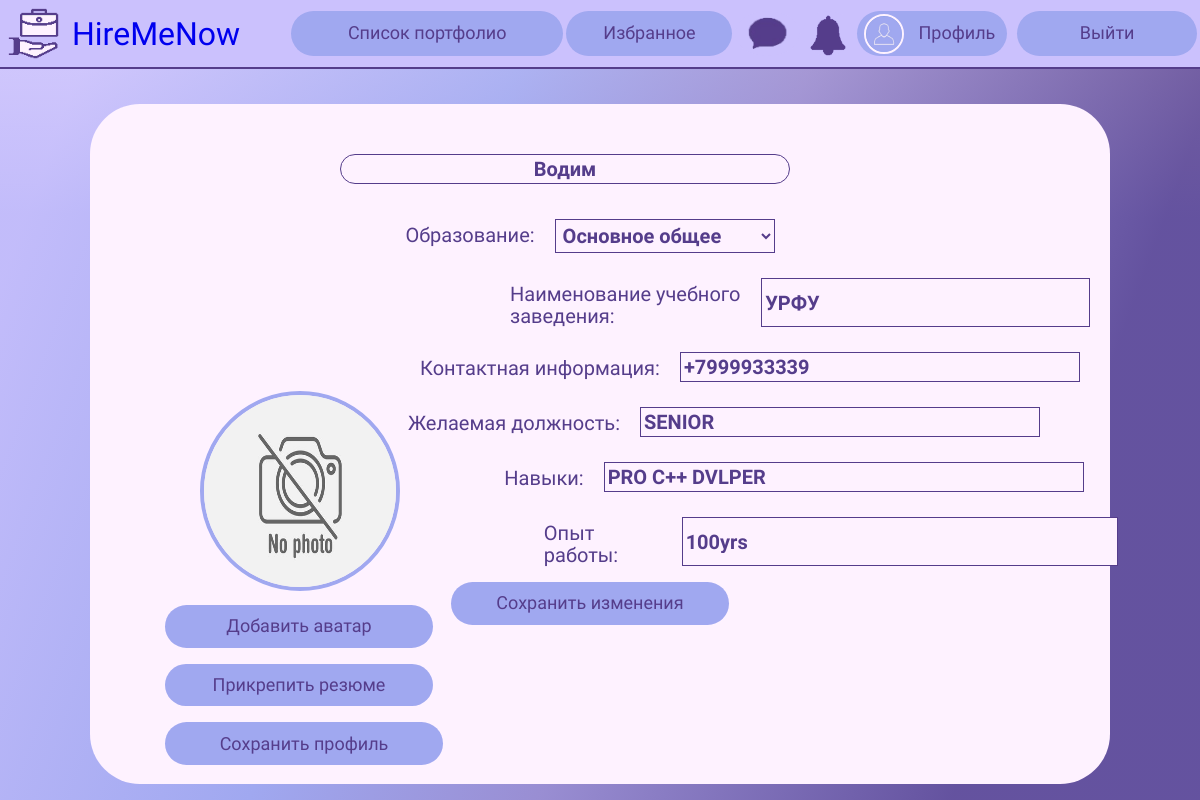
The app's page /edit-profile/ (signed in) with its own data.
### mainApp/models.py (models this page shows, shortened)
class userProfile(models.Model):
    user = models.OneToOneField(User, null=True, on_delete=models.CASCADE)
    resume = models.FileField(upload_to='files/', validators=[FileExtensionValidator(allowed_extensions=['pdf'])], blank=True)
    avatar = models.ImageField(upload_to='images/', default='../static/img/profile.png', validators=[FileExtensionValidator(allowed_extensions=['png', 'jpg', 'jpeg'])], blank=True)
    fullName = models.CharField(max_length=100, blank=False, default='похоже, тут ничего нет...')
    education = models.CharField(max_length=100, blank=False, default='похоже, тут ничего нет...')
    edu_base = models.CharField(max_length=100, blank=False, default='похоже, тут ничего нет...')
    contacts = models.CharField(max_length=250, blank=False, default='похоже, тут ничего нет...')
    level = models.CharField(max_length=100, blank=False, default='похоже, тут ничего нет...')
    chars = models.CharField(max_length=150, blank=False, default='похоже, тут ничего нет...')
    exp = models.CharField(max_length=200, blank=False, default='похоже, тут ничего нет...')

### mainApp/views.py (the view, shortened to what this page needs)
# urls.py: path('edit-profile/', views.edit_profile, name='edit-profile'),
def edit_profile(request):
    user_profile = userProfile.objects.get(user=request.user)
    if request.method == 'POST' and 'text-data' in request.POST:
        cho = request.POST.get('edu-base')
        school = request.POST.get('school-inputs')
        contacts = request.POST.get('contacts-input')
        role = request.POST.get('role-input')
        skills = request.POST.get('skills-input')
        exp = request.POST.get('exp-input')
        user_profile.fullName = request.POST.get('user-name')
        user_profile.education = cho
        user_profile.edu_base = school
        user_profile.contacts = contacts
        user_profile.level = role
        user_profile.chars = skills
        user_profile.exp = exp
        user_profile.save()
        return redirect('edit-profile')
    else:
        return render(request, 'edit-profile.html', {'user_profile': user_profile})

### templates/edit-profile.html (shortened to what this page needs)
{% load static %}
<!DOCTYPE html>
<html lang="ru" dir="ltr">
  <head>
    <link rel="stylesheet" href="{% static 'css/edit-profile.css' %}">
    <link rel="stylesheet" href="{% static 'css/no_underline.css' %}"
  </head>
  <body>
    <div id="nav-bar">
		<a href="{% url 'home' %}" id="header">
			<img id="main-logo" src="{% static 'img/logo.png' %}" alt="logo">
			<h1 id="name">HireMeNow</h1>
		</a>
		<div id="buttons">
			<button class="btn" id="portfolio-list">Список портфолио</button>
			<button class="btn" id="favorite">Избранное</button>
			<a href="{% url 'chat_template' %}" id="chat">
			<img src="{% static 'img/chat.png' %}" width="65px" alt="chat">
			</a>
			<button id="notice">
			<img src="{% static 'img/notice.png' %}" width="50px" alt="notice">
			</button>
			<div id="enter">
				<a href="{% url 'profile' request.user.username %}" class="btn" id="profile"><img id="profile-picture" src="{% static 'img/profile.png' %}" width="40px">Профиль</a>
				<a href="{% url 'logout' %}" class="btn" id="logout">Выйти</a>
			</div>
		</div>
	</div>
	<div class="hero">
		<form class="info" method="POST">
			<input name="user-name" id="user-name" type="text" value="{{ user_profile.fullName }}" placeholder="Введите фио">
			<div id="education">
				<h5 class="info-labels">Образование:</h5>
				<select name='edu-base' id="edu-select">
					<option value="Основное общее">Основное общее</option>
				</select>
			</div>
			<div id="school-name">
				<h5>Наименование учебного заведения:</h5>
				<input name="school-inputs" class="info-inputs" id="school-input" type="text" value="{{ user_profile.edu_base }}">
			</div>
			<div id="contacts">
				<h5>Контактная информация:</h5>
				<input name="contacts-input" class="info-inputs" id="contacts-input" type="text" value="{{ user_profile.contacts }}">
			</div>
			<div id="fav-role">
				<h5>Желаемая должность:</h5>
				<input name="role-input" class="info-inputs" id="role-input" type="text" value="{{ user_profile.level }}">
			</div>
			<div id="skills">
				<h5>Навыки:</h5>
				<input name="skills-input" class="info-inputs" id="skills-input" type="text" value="{{ user_profile.chars }}">
			</div>
			<div id="exp">
				<h5>Опыт работы:</h5>
				<input name="exp-input" class="info-inputs" id="exp-input" type="text" value="{{ user_profile.exp }}">
			</div>
            <div>
                <button id="edit-profile" class="avatar-header-btn" type="submit" name="text-data">Сохранить изменения</button>
            </div>
		</form>
		<div class="avatar-header">
			<img class="avatar" src="{{ user_profile.avatar.url }}">
			<div class="btn-wrap">
				<form method="POST" enctype="multipart/form-data">
					<label for="avatar-input" id="avatar-btn">Добавить аватар</label>
					<label for="resume-input" id="resume-btn">Прикрепить резюме</label>
                    <button class="avatar-header-btn" id="edit-profile" type="submit" name="image-data">Сохранить профиль</button>
                </form>
			</div>
		</div>
	</div>
	</body>
</html>

### static/css/no_underline.css (style rules this page uses)
a { text-decoration: none; }

### records on screen
userProfile: user-name "Водим", school-inputs "УРФУ", contacts-input "+7999933339", role-input "SENIOR", skills-input "PRO C++ DVLPER", exp-input "100yrs", avatar (placeholder picture)
